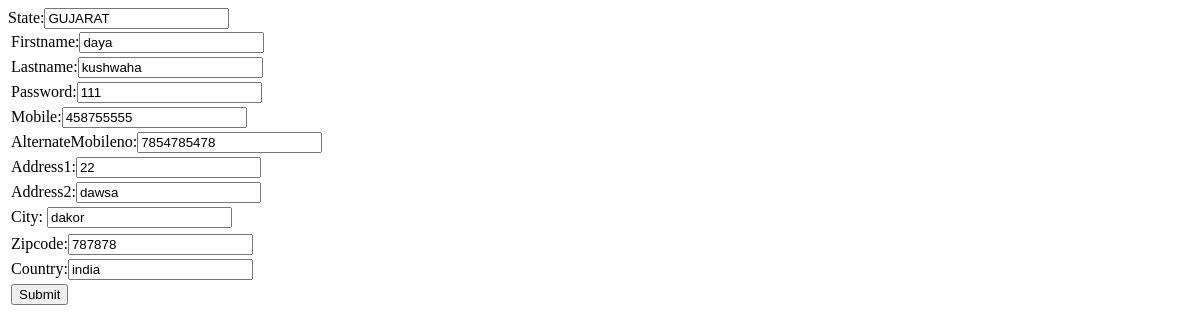
The page /userapp/editdetails/6 on the database as committed earlier.
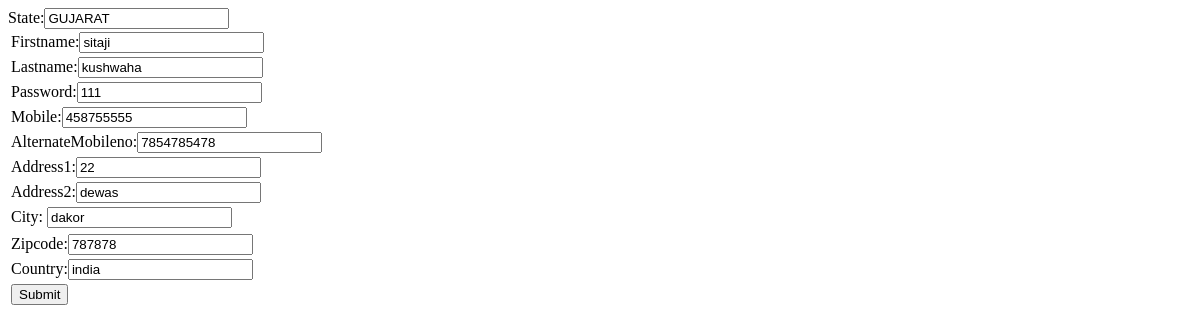
The same page on the database as committed later.
### app/models.py (models this page shows)
class profile(models.Model):
    Firstname = models.CharField(max_length=50)
    Lastname = models.CharField(max_length=50)
    Email = models.CharField(max_length=50)
    Password = models.CharField(max_length=50)
    Mobile = models.CharField(max_length=50)
    AlternateMobileno = models.CharField(max_length=50)
    Address1 = models.CharField(max_length=50)
    Address2 = models.CharField(max_length=50)
    City = models.CharField(max_length=50)
    State = models.CharField(max_length=50)
    Zipcode  = models.CharField(max_length=50)
    Country = models.CharField(max_length=50)

### userapp/views.py (the view)
# urls.py: path('editdetails/<int:pk>',views.editdetails,name='editdetails'),
def editdetails(request,pk):
    edituser = profile.objects.get(pk=pk)
    print("edituser is here",edituser)
    return render(request,"userapp/profile_edit.html",{"keys":edituser})

### userapp/templates/userapp/profile_edit.html (shortened to what this page needs)
<!DOCTYPE html>
<html lang="en">
<head>
</head>
<body>
    <table>
    <form action="{% url 'edituser' pk=keys.id %}" method="POST">
        {% if keys %}
        <table class="table table-bordered">
       <tr>
           <td><label>Firstname:</label><input type="text" name="fn" class="formstyle" value="{{keys.Firstname}}" placeholder="Firstname(required)" required/></td>
        </tr>
        <tr>
            <td><label>Lastname:</label><input type="text" name="ls" class="formstyle" value="{{keys.Lastname}}" placeholder="Lastname(required)" required/></td>
        </tr>
        <tr>
            <td><label>Password:</label><input type="text" name="ps" class="formstyle" value="{{keys.Password}}" placeholder="Password(required)" required/></td>
        </tr>
        <tr>
            <td><label>Mobile:</label><input type="text" name="mb1" class="formstyle" value="{{keys.Mobile}}" placeholder="Mobile(required)" required/></td>
        </tr>
        <tr>
            <td><label>AlternateMobileno:</label><input type="text" name="mb2" class="formstyle" value="{{keys.AlternateMobileno}}" placeholder="AlternateMobileno(required)" required/></td>
        </tr>
        <tr>
            <td><label>Address1:</label><input type="text" name="ad1" class="formstyle" value="{{keys.Address1}}" placeholder="Address1(required)" required/></td>
        </tr>
        <tr>
            <td><label>Address2:</label><input type="text" name="ad2" class="formstyle" value="{{keys.Address2}}" placeholder="Address2(required)" required/></td>
        </tr>
        <tr>
            <td><label>City:</label> <input type="text" name="ct" class="formstyle" value="{{keys.City}}" placeholder="City(required)" required/></td>
        </tr>
        <tr><label>State:</label><input type="text" name="st" class="formstyle" value="{{keys.State}}" placeholder="State(required)" required/></td>
        </tr>
        <tr>
            <td><label>Zipcode:</label><input type="text" name="zp" class="formstyle" value="{{keys.Zipcode}}" placeholder="Zipcode(required)" required/></td>
        </tr>
        <tr>
            <td><label>Country:</label><input type="text" name="ctry" class="formstyle" value="{{keys.Country}}" placeholder="PhotoOfBill(required)" required/></td>
        </tr>
        <tr><td>
        <button type="submit" class="btn btn-primary">Submit</button>
    </td></tr>
        {% endif %}
    </table>
    </form>
</table>
</body>
</html>

Rows that differ between the two databases and show on the page:
changed profile "kushwaha": fn "daya" → "sitaji"; ad2 "dawsa" → "dewas"
